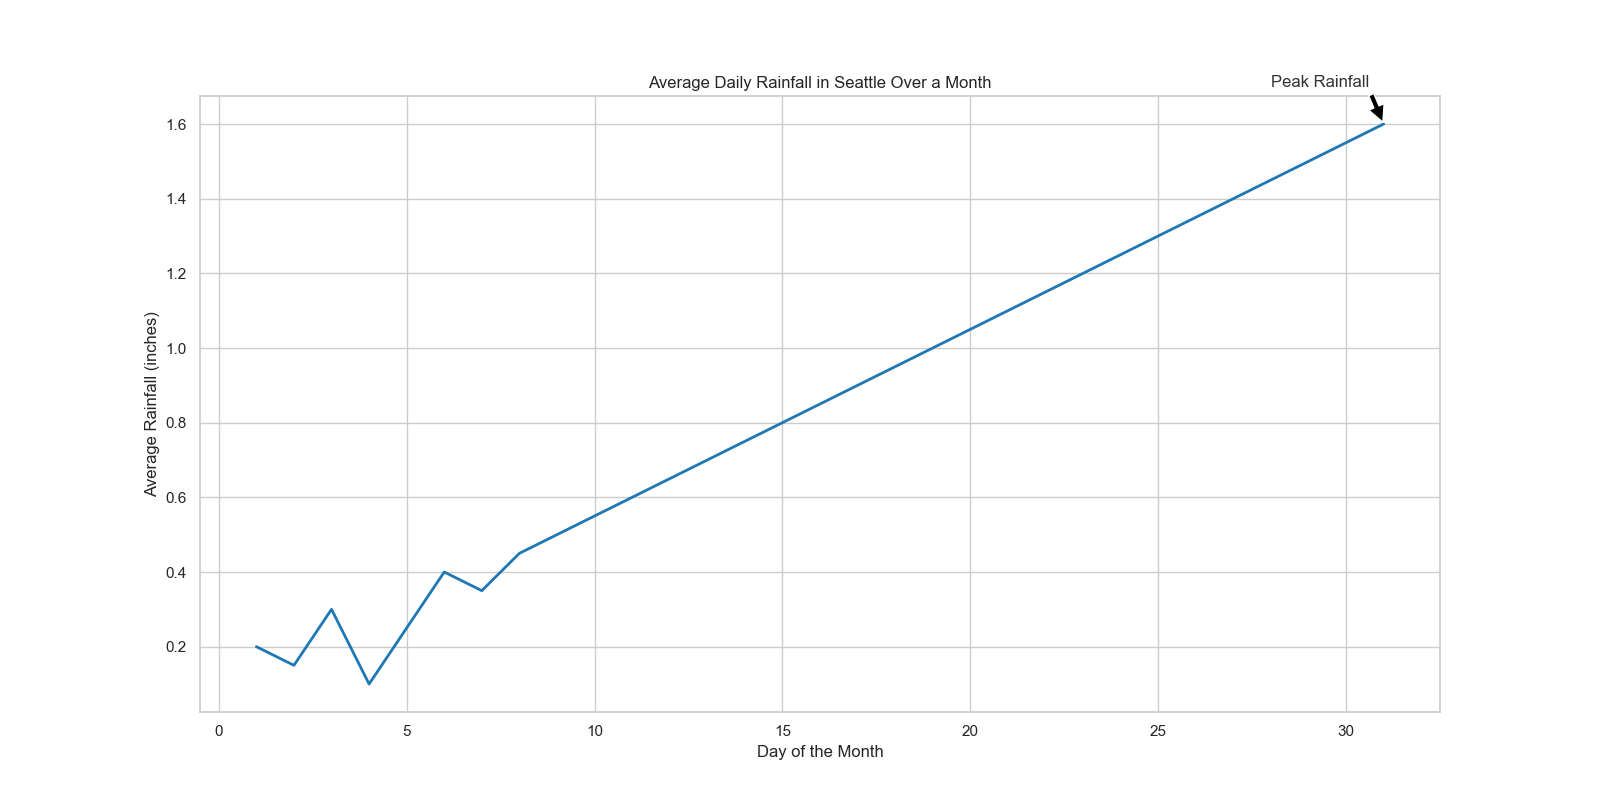

Reproduce this figure in Python.

import pandas as pd
import seaborn as sns
import matplotlib.pyplot as plt

# Creating the data
data = {
    'Day': [i for i in range(1, 32)],
    'Average Daily Rainfall (inches)': [
        0.2, 0.15, 0.3, 0.1, 0.25, 0.4, 0.35, 0.45, 0.5, 0.55, 0.6, 0.65, 0.7, 0.75, 0.8,
        0.85, 0.9, 0.95, 1.0, 1.05, 1.1, 1.15, 1.2, 1.25, 1.3, 1.35, 1.4, 1.45, 1.5, 1.55, 1.6
    ]
}

# Creating a DataFrame
df = pd.DataFrame(data)

# Setting the theme and size of the plot
sns.set_theme(style="whitegrid")
plt.figure(figsize=(16, 8))

# Creating the lineplot
rainfall_plot = sns.lineplot(
    x='Day',
    y='Average Daily Rainfall (inches)',
    data=df,
    color="#1f77b4",
    lw=2
)

# Adding title and labels
plt.title('Average Daily Rainfall in Seattle Over a Month')
plt.xlabel('Day of the Month')
plt.ylabel('Average Rainfall (inches)')

# Annotations: highlighting the peak rainfall
plt.annotate(
    'Peak Rainfall',
    xy=(31, 1.6),
    xytext=(28, 1.7),
    arrowprops=dict(facecolor='black', shrink=0.05),
    fontsize=12,
    color='#333333'
)

# Show the plot
plt.show()
